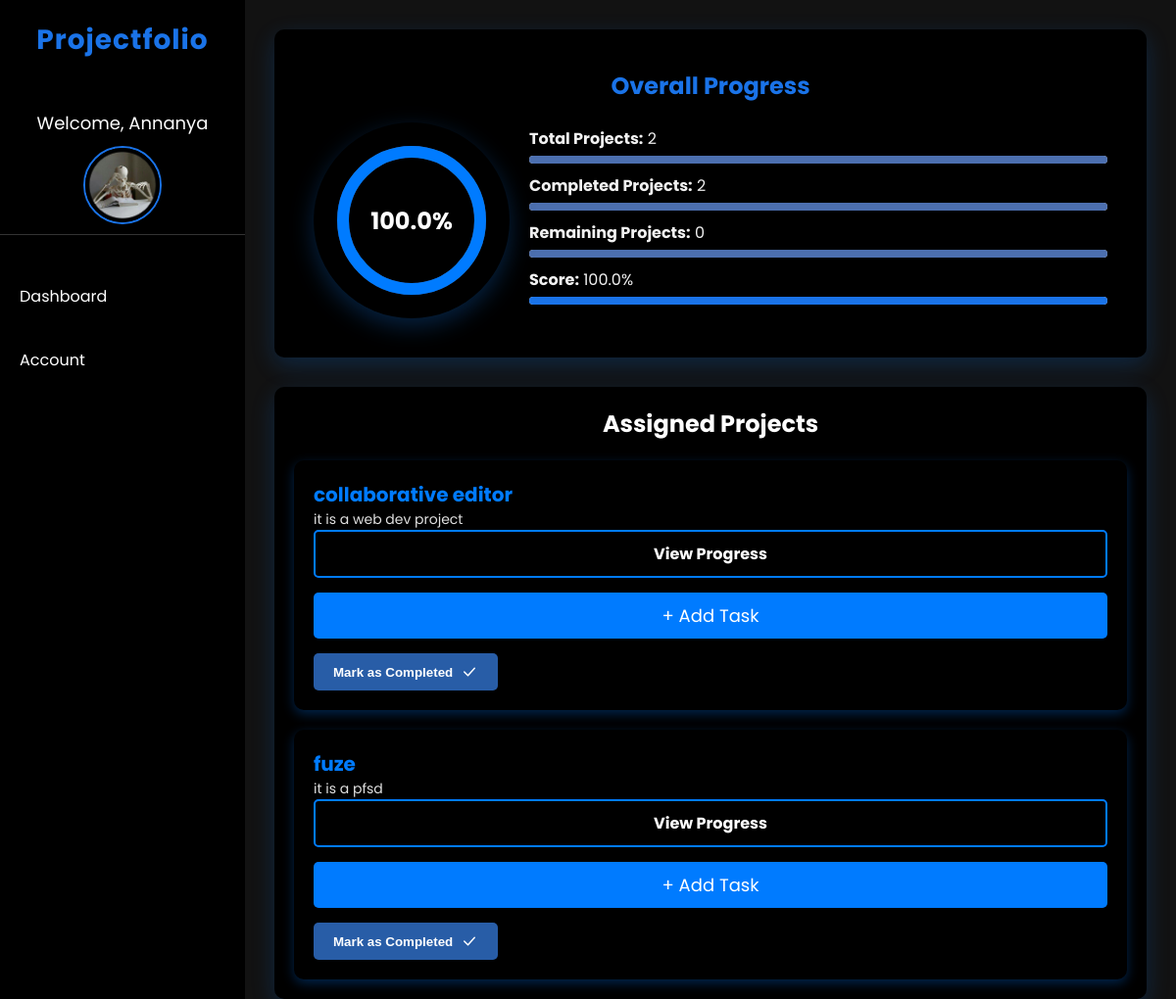
Screenshot of /candidate_dashboard/ (signed in) with the database file from the repository.
### base/models.py (models this page shows, shortened)
class User(AbstractUser):
    email = models.EmailField(unique=True)
    is_candidate = models.BooleanField(default=False)
    is_admin = models.BooleanField(default=False)
    is_verified = models.BooleanField(default=False)

class Profile(models.Model):
    user = models.OneToOneField(User, on_delete=models.CASCADE)
    bio = models.TextField(blank=True, null=True)  # Example additional field
    profile_picture = models.ImageField(upload_to='profile_pictures/', blank=True, null=True)  # Example additional field
    token = models.CharField(max_length=32, blank=True, null=True)

class Project(models.Model):
    title = models.CharField(max_length=255)
    description = models.TextField()
    created_at = models.DateTimeField(auto_now_add=True)
    total_tasks = models.IntegerField(default=0)  # Total tasks in the project
    completed_tasks = models.IntegerField(default=0)  # Completed tasks
    remaining_tasks = models.IntegerField(default=0)  # Remaining tasks

### base/views.py (the view)
# urls.py: path('candidate_dashboard/', candidate_dashboard, name='candidate_dashboard'),
@login_required
def candidate_dashboard(request):
    user = request.user
    assignments = Assignment.objects.filter(user=user)
    projects = [assignment.project for assignment in assignments]
    total_projects = assignments.count()
    completed_projects = assignments.filter(project__completed_tasks=F('project__total_tasks')).count()
    remaining_projects = total_projects - completed_projects
    score = 0
    if total_projects > 0:
        score = (completed_projects / total_projects) * 100
    overall_progress = {
        'total_projects': total_projects,
        'completed_projects': completed_projects,
        'remaining_projects': remaining_projects,
        'score': score  # You can calculate a score here if needed
    }
    stroke_dashoffset = 314.16 - (314.16 * overall_progress['score'] / 100)
    return render(request, 'candidate.html', {
        'projects': projects,
        'overall_progress': overall_progress,
        'stroke_dashoffset': stroke_dashoffset
    })

### templates/candidate.html (shortened to what this page needs)
{% load static %}
<html lang="en">
<head>
    <link rel="stylesheet" href="{% static 'css/candidate.css' %}">
</head>
<body>
<div class="sidebar">
    <div class="sidebar-header">
        <h2>Projectfolio</h2>
    </div>
    <div class="profile-info">
        <p>Welcome, {{ user.username }}</p>
        <img src="{{ user.profile.profile_picture.url }}" alt="Profile Picture" class="profile-img">
    </div>
    <ul class="sidebar-nav">
        <li><a href="/candidate_dashboard/">Dashboard</a></li>
        <li class="dropdown">
            <a href="javascript:void(0)" class="dropbtn">Account</a>
    </ul>
</div>
<div class="main-content">
    <div class="progress-section" style="background:rgb(0, 0, 0); padding: 40px; border-radius: 10px; box-shadow: 0px 8px 24px rgba(0, 123, 255, 0.2);">
        <h3>Overall Progress</h3>
        <div class="progress-container" style="display: flex; align-items: center; justify-content: space-between;">
            <div class="circle-box" style="width: 200px; height: 200px; border-radius: 50%; box-shadow: 0px 8px 24px rgb(6, 35, 67); display: flex; align-items: center; justify-content: center; position: relative; margin: auto;">
                <svg class="circle-progress" width="160" height="160" viewBox="0 0 160 160" xmlns="http://www.w3.org/2000/svg">
                        <circle class="circle-bg" cx="80" cy="80" r="70" stroke-width="12" fill="none" style="stroke: #3a3a4f;" />
                        <circle class="circle-fg" cx="80" cy="80" r="70" stroke-width="12" fill="none" style="stroke: #007bff; stroke-dasharray: 439.82; stroke-dashoffset: {{ stroke_dashoffset }}; transition: stroke-dashoffset 0.5s ease;" />
                    </svg>
                    <div class="progress-text" style="position: absolute; top: 50%; left: 50%; transform: translate(-50%, -50%); font-size: 24px; font-weight: bold; color: #ffffff;">
                        <h4>{{ overall_progress.score }}%</h4>
                    </div>
                </div>
            <div class="progress-info-with-bars" style="flex: 2; margin-left: 20px;">
                <div class="progress-bar-item" style="margin-bottom: 10px;">
                    <p><strong>Total Projects:</strong> {{ overall_progress.total_projects }}</p>
                    <div class="progress-bar" style="background: #e0e0e0; height: 8px; width: 100%; border-radius: 4px;">
                        <div class="progress" style="background:rgb(76, 111, 175); height: 8px; width: {{ overall_progress.score }}%; border-radius: 4px;"></div>
                    </div>
                </div>
                <div class="progress-bar-item" style="margin-bottom: 10px;">
                    <p><strong>Completed Projects:</strong> {{ overall_progress.completed_projects }}</p>
                    <div class="progress-bar" style="background: #e0e0e0; height: 8px; width: 100%; border-radius: 4px;">
                        <div class="progress" style="background:rgb(76, 111, 175); height: 8px; width: {{ overall_progress.score }}%; border-radius: 4px;"></div>
                    </div>
                </div>
                <div class="progress-bar-item" style="margin-bottom: 10px;">
                    <p><strong>Remaining Projects:</strong> {{ overall_progress.remaining_projects }}</p>
                    <div class="progress-bar" style="background: #e0e0e0; height: 8px; width: 100%; border-radius: 4px;">
                        <div class="progress" style="background:rgb(76, 111, 175); height: 8px; width: {{ overall_progress.score }}%; border-radius: 4px;"></div>
                    </div>
                </div>
                <div class="progress-bar-item" style="margin-bottom: 10px;">
                    <p><strong>Score:</strong> {{ overall_progress.score }}%</p>
                    <div class="progress-bar" style="background: #e0e0e0; height: 8px; width: 100%; border-radius: 4px;">
                        <div class="progress" style="backgroundrgb(76, 111, 175); height: 8px; width: {{ overall_progress.score }}%; border-radius: 4px;"></div>
                    </div>
                </div>
            </div>
        </div>
    </div>
<div class="projects-section" style="background:rgb(0, 0, 0); padding: 20px; border-radius: 10px; box-shadow: 0px 8px 24px rgba(0, 123, 255, 0.2);">
    <h3 style="color: #ffffff; text-align: center; margin-bottom: 20px; font-size: 24px;">Assigned Projects</h3>
    <div class="project-list" style="display: flex; flex-direction: column; gap: 20px;">
        {% for project in projects %}
        <div class="project-item" style="background: #333; color: #fff; padding: 20px; border-radius: 10px; box-shadow: 0px 4px 12px rgba(0, 123, 255, 0.3);background:rgb(0, 0, 0);">
            <div style="flex: 1; text-align: left;">
                <span style="color: #007bff; font-size: 20px; font-weight: bold; display: block;">{{ project.title }}</span>
                <p style="color: #e0e0e0; font-size: 14px;">{{ project.description }}</p>
            </div>
            <div style="display: flex; flex-direction: column; gap: 15px; text-align: center;">
                <a href="{% url 'project_progress' project.id %}" style="text-decoration: none; color: #ffffff; font-weight: bold; padding: 10px 15px; border: 2px solid #007bff; border-radius: 5px; transition: all 0.3s ease; background: transparent;">
                    View Progress
                </a>
                <a href="{% url 'add_task' project.id %}" style="text-decoration: none; color: #ffffff; font-weight: bold; padding: 10px 15px; background: #007bff; border: none; border-radius: 5px; transition: all 0.3s ease;">
                    <span style="font-size: 18px; font-weight: normal;">+ Add Task</span>
                </a>
                <form method="POST" action="{% url 'mark_project_completed' project.id %}" style="margin: 0;">
                    <button type="submit" style="background:rgb(40, 93, 167); color: #ffffff; border: none; padding: 10px 20px; border-radius: 5px; font-weight: bold; transition: all 0.3s ease; cursor: pointer; display: flex; align-items: center; gap: 8px;">
                        <span>Mark as Completed</span>
                        <svg xmlns="http://www.w3.org/2000/svg" width="18" height="18" fill="none" stroke="#fff" viewBox="0 0 24 24" stroke-width="2" stroke-linecap="round" stroke-linejoin="round">
                            <path d="M5 12l5 5L19 7"></path>
                        </svg>
                    </button>
                </form>
            </div>
        </div>
        {% endfor %}
    </div>
</div>
</body>
</html>

### static/css/candidate.css (style rules this page uses)
* { margin: 0; padding: 0; box-sizing: border-box; }
body { font-family: 'Poppins', sans-serif; display: flex; min-height: 100vh; background-color: #121212; color: #f1f1f1; }
.sidebar { position: fixed; top: 0; left: 0; width: 250px; height: 100%; background-color: #000000; padding-top: 20px; color: white; z-index: 10; }
.sidebar-header { text-align: center; margin-bottom: 40px; }
.sidebar-header h2 { font-size: 28px; font-weight: bold; letter-spacing: 1px; color: #1a73e8; }
.profile-info { text-align: center; margin-bottom: 40px; padding: 10px; border-bottom: 1px solid #333; }
.profile-info p { font-size: 18px; margin-bottom: 10px; color: #fff; }
.profile-img { width: 80px; height: 80px; border-radius: 50%; object-fit: cover; border: 2px solid #1a73e8; }
.sidebar-nav { list-style: none; padding: 0; }
.sidebar-nav li { margin: 20px 0; }
.sidebar-nav li a { text-decoration: none; color: white; font-size: 16px; display: block; padding: 10px 20px; border-radius: 5px; transition: background-color 0.3s ease; }
.dropdown { position: relative; }
.main-content { margin-left: 250px; padding: 30px; flex-grow: 1; }
.progress-section { margin-bottom: 30px; }
.progress-section h3 { text-align: center; font-size: 24px; color: #1a73e8; margin-bottom: 20px; }
.circle-progress { transform: rotate(-90deg); }
.progress-text { position: absolute; top: 35%; left: 35%; font-size: 20px; font-weight: bold; color: #1a73e8; }
.progress-bar-item { margin-bottom: 20px; }
.progress-bar { width: 100%; height: 10px; background-color: #ddd; border-radius: 5px; margin-top: 5px; }
.progress { height: 100%; background-color: #1a73e8; border-radius: 5px; }

### rows the page displays
User: username "Annanya", profile.profile_picture (picture)
Project: title "collaborative editor", description "it is a web dev project"
Project: title "fuze", description "it is a pfsd"

### other values shown
{{ overall_progress.score }} "100.0"
{{ overall_progress.total_projects }} "2"
{{ overall_progress.completed_projects }} "2"
{{ overall_progress.remaining_projects }} "0"
